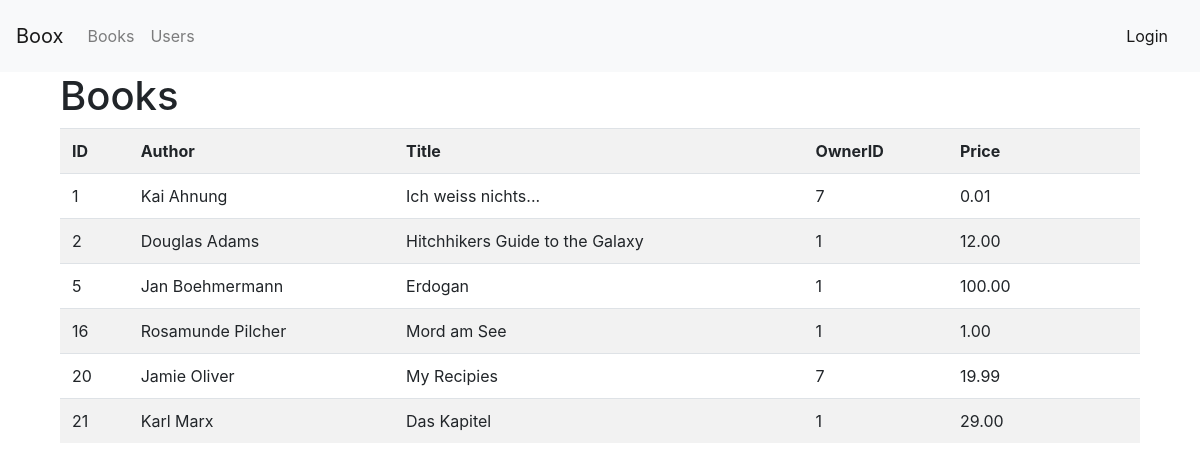
The app's page /?controller=book&action=index with its own data.
### tables this page shows
CREATE TABLE `books` (
  `id` int(11) NOT NULL,
  `owner_id` int(11) NOT NULL,
  `author` varchar(255) NOT NULL,
  `title` varchar(255) NOT NULL,
  `price` decimal(10,2) NOT NULL
);

### controllers/book.php (called while the page is built, shortened)
<?php
  class BookController {
    public function __construct(){
      require_once('models/book.php');
    }
    public function indexAction() {
      $books = Book::getAllBooks();
      require_once('views/bookList.php');
    }
  }
?>

### models/book.php (called while the page is built, shortened)
<?
class Book {
  private $id;
  private $title;
  private $author;
  private $ownerID;
  private $price;
  protected static $db;
  public function __construct(){
    self::$db = new DBHelper();
  }
  public function setBook($id, $author, $title, $ownerID, $price){
    $this->id = $id;
    $this->title = $title;
    $this->author = $author;
    $this->ownerID = $ownerID;
    $this->price = $price;
  }
  public static function getAllBooks(){
    $sql_query = "SELECT * FROM books";
    $result_set = self::$db->query($sql_query);
    $books = array();
    if(mysqli_num_rows($result_set) > 0) {
      while($row = mysqli_fetch_array($result_set)) {
        $book = new Book();
        $book->setBook($row['id'], $row['author'], $row['title'], $row['owner_id'], $row['price']);
        $books[] = $book;
      }
    }
    return $books;
  }
  public function getID(){
    return $this->id;
  }
  public function getOwnerID(){
    return $this->ownerID;
  }
  public function getTitle(){
    return $this->title;
  }
  public function getAuthor(){
    return $this->author;
  }
  public function getPrice(){
    return $this->price;
  }
}
?>

### helpers/dbhelper.php (called while the page is built, shortened)
<?php
class DBHelper {
  private $host = "localhost";
  private $database = "bookexchange";
  private $user = "root";
  private $password = "";
  public  $conn = false;
  public function __construct(){
      $this->conn = mysqli_connect($this->host, $this->user, $this->password)
        or die("Connection error " . mysqli_error());
      mysqli_select_db($this->conn, $this->database);
  }
  public function query($sql){
    $result = mysqli_query($this->conn, $sql);
    return $result;
  }
}
?>

### views/bookList.php (the view, shortened to what this page needs)
<html>
  <head>
    <link rel="stylesheet" href="https://maxcdn.bootstrapcdn.com/bootstrap/4.0.0-beta.2/css/bootstrap.min.css">
  </head>
  <body>
    <?php include('nav.php'); ?>
    <div class="container">
        <div class="col-md-12">
        <h1>Books</h1>
        <table class="table table-striped">
          <tr>
            <th>ID</th>
            <th>Author</th>
            <th>Title</th>
            <th>OwnerID</th>
            <th>Price</th>
            <th></th>
            <th></th>
          </tr>
          <?php
            if(is_array($books) && count($books) > 0) {
              foreach ($books as $book) {
                  $class = "";
                ?>
                  <tr <?php echo "class = " . $class; ?>>
                    <td><?php echo $book->getID() ?></td>
                    <td><?php echo $book->getAuthor() ?></td>
                    <td><?php echo $book->getTitle() ?></td>
                    <td><?php echo $book->getOwnerID() ?></td>
                    <td><?php echo $book->getPrice() ?></td>
                    <td>
                    </td>
                    <td>
                    </td>
                  </tr>
                <?php
              }
            }
            else {
                echo "<tr><td colspan='5'>No data found</td></tr>";
            }
          ?>
          </table>
        </div>
      </div>
      <script src="https://maxcdn.bootstrapcdn.com/bootstrap/4.0.0-beta.2/js/bootstrap.min.js"></script>  </body>
</html>

### records on screen
books: id "1", author "Kai Ahnung", title "Ich weiss nichts...", owner "7", price "0.01"
books: id "2", author "Douglas Adams", title "Hitchhikers Guide to the Galaxy", owner "1", price "12.00"
books: id "5", author "Jan Boehmermann", title "Erdogan", owner "1", price "100.00"
books: id "16", author "Rosamunde Pilcher", title "Mord am See", owner "1", price "1.00"
books: id "20", author "Jamie Oliver", title "My Recipies", owner "7", price "19.99"
books: id "21", author "Karl Marx", title "Das Kapitel", owner "1", price "29.00"
